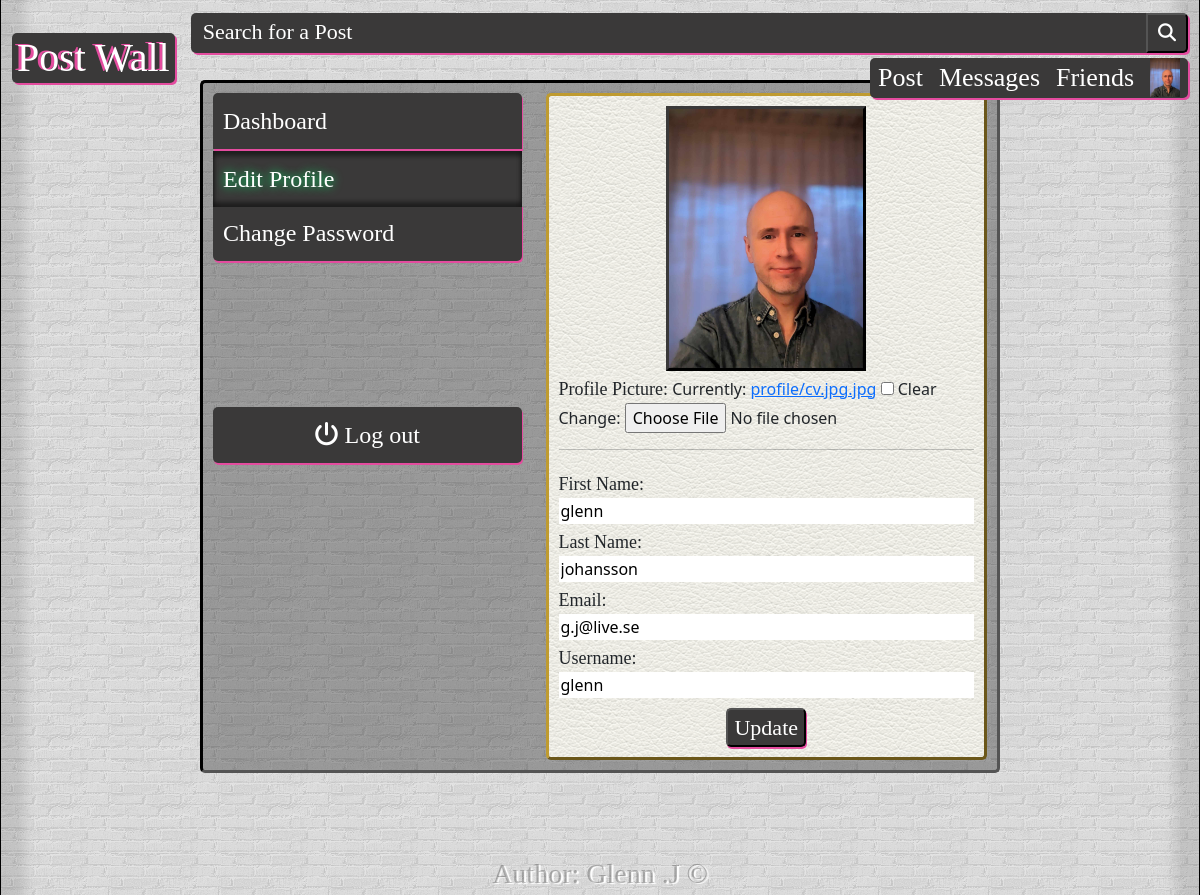
The page /accounts/edit_profile/ (signed in) on the database its author committed.
### accounts/models.py (models this page shows, shortened)
class Profile(AbstractBaseUser):
    username          = models.CharField(max_length=50, unique=True)
    first_name        = models.CharField(max_length=50)
    last_name         = models.CharField(max_length=50)
    email             = models.EmailField(max_length=100, unique=True)
    profile_picture   = models.ImageField(blank=True, upload_to='profile/')
    date_joined       = models.DateTimeField(auto_now_add=True)
    last_login        = models.DateTimeField(auto_now=True)
    is_admin          = models.BooleanField(default=False)
    is_staff          = models.BooleanField(default=True)
    is_active         = models.BooleanField(default=True)
    is_inactive       = models.BooleanField(default=True)
    is_published      = models.BooleanField(default=True)
    USERNAME_FIELD    = 'email'
    REQUIRED_FIELDS   = ['username', 'first_name', 'last_name']
    objects = ProfileManager()

### accounts/views.py (the view)
# urls.py: path('edit_profile/', views.edit_profile, name='edit_profile'),
@login_required(login_url='login')
def edit_profile(request):
    if request.method == 'POST':
        user_form = UserForm(request.POST, request.FILES, instance=request.user)
        if user_form.is_valid():
            if user_form.has_changed():
                user_form.save()
                messages.success(request, 'Your profile has been updated')
            else:
                messages.error(request, 'No changes has been made')
            return redirect('edit_profile')
        else:
            messages.error(request, 'There was an error with your submission')
    else:
        user_form = UserForm(instance=request.user)
    return render(request, 'edit_profile.html', {'user_form': user_form})

### accounts/forms.py
class UserForm(forms.ModelForm):
    class Meta:
        model = Profile
        fields = ['first_name', 'last_name', 'email', 'username', 'profile_picture']

### accounts/context_processors.py (called while the page is built)
def profile_context(request):
    profile_picture_url = None
    if request.user.is_authenticated:
        try:
            profile_picture_url = request.user.profile_picture.url if request.user.profile_picture else None
        except Profile.DoesNotExist:
            pass
    return {'profile_picture_url': profile_picture_url}

### templates/edit_profile.html (shortened to what this page needs)
{% extends 'base.html' %}
{% load static %}
{% block content %}
<div class="brickwall">
	<div class="item-container">
		{% include 'alerts.html' %}
		<div class="row">
			{% include 'dashboard_sidebar.html' %}
			<main class="col-md-7">
				<div class="leather">
					<div class="col-md-12">
						<div class="profile-picture-container">
							{% if user_form.instance.profile_picture %}
							<img
								class="profile-picture"
								src="{{ user_form.instance.profile_picture.url }}"
								alt="Profile Picture"
							/>
							{% endif %}
						</div>
						<form class="edit_profile-form" id="id_edit_profile"
							action="{% url 'edit_profile' %}" method="POST"
							enctype="multipart/form-data">
							<div class="form-group">
								<label class="form-label" for="id_profile_picture">
									Profile Picture:
								</label>
								{{ user_form.profile_picture }}
							</div>
							<hr/>
							<div class="form-group">
								<label class="form-label" for="id_first_name">
									First Name:
								</label>
								<div class="edit_profile-fields">
									{{ user_form.first_name }}
								</div>
							</div>
							<div class="form-group">
								<label class="form-label" for="id_last_name">
									Last Name:
								</label>
								<div class="edit_profile-fields">
									{{ user_form.last_name }}
								</div>
							</div>
							<div class="form-group">
								<label class="form-label" for="id_email">
									Email:
								</label>
								<div class="edit_profile-fields">
									{{ user_form.email }}
								</div>
							</div>
							<div class="form-group">
								<label class="form-label" for="id_username">
									Username:
								</label>
								<div class="edit_profile-fields">
									{{ user_form.username }}
								</div>
							</div>
							<div class="form-button-container">
								<button type="submit" class="green-button">
									Update
								</button>
							</div>
						</form>
					</div>
				</div>
			</main>
		</div>
	</div>
</div>
{% endblock %}

### static/css/base.css (style rules this page uses)
body { max-width: 1200px; width: 100%; margin: 0 auto; padding: 0; box-sizing: border-box; }
html { height: 100%; background: url("/static/wallpapers/g-blackwhite.avif") no-repeat center center fixed; background-size: cover; }
.brickwall { max-width: 100%; min-height: 100vh; margin: 0 auto; padding-top: 20px; padding-bottom: 20px; box-sizing: border-box; outline-width: 5px; position: relative; background-blend-mode: hard-light; background-color: #000; border-left: 1px solid #000; border-right: 1px solid #000; background-image: url("/static/wallpapers/brickwall.webp"); box-shadow: inset 3vw 0px 1vw -1vw rgba(0, 0, 0, 0.11), inset -3vw 0px 1vw -1vw rgba(0, 0, 0, 0.11); }
.item-container { max-width: 800px; width: 100%; margin: 20px auto; padding: 10px; border-radius: 5px; border-style: inset; border-color: #000; background: #0000004d; }
.leather { max-width: 100%; margin: 0 auto; padding: 10px; box-sizing: border-box; border-radius: 5px; background-color: #fff; border: outset #bf9b30; background-image: url("/static/wallpapers/leather_1.png"); }
.green-button { font-family: "Cocogoose-Narrow-Letterpress-trial", "Sans-Serif"; border-radius: 5px; color: #fff; background-color: #3a3939; box-shadow: 1px 2px 0px 0px #e44c9f; transition: box-shadow 0.2s ease, transform 0.2s ease; }
.form-label { margin: 5px 0px 0px 0px; font-family: "Asap-Bold", "Sans-Serif"; }
.form-button-container { margin-top: 10px; text-align: center; }
#id_first_name, #id_last_name, #id_email, #id_username, #id_password, #id_current_password, #id_new_password, #id_confirm_password { width: 100%; border: none; }
.profile-picture-container { max-width: 300px; width: 100%; margin: 0 auto; display: block; text-align: center; }
.profile-picture { width: 100%; height: auto; margin: 0 auto; object-fit: cover; border: outset #3a3939; display: block; }
@media (min-width: 769px) and (max-width: 1200px) { .brickwall { padding: 60px 30px; } }
@media (min-width: 769px) and (max-width: 1200px) { .postwall-comments-header, .green-button { font-size: 22px; } }
@media (min-width: 769px) and (max-width: 1200px) { .profile-picture { width: 200px; height: auto; } }
@media (min-width: 769px) and (max-width: 1200px) { .form-label { font-size: 18px; } }

### rows shown on the page
Profile: instance.profile_picture (picture), first_name "glenn", last_name "johansson", email "g.j@live.se", username "glenn"
